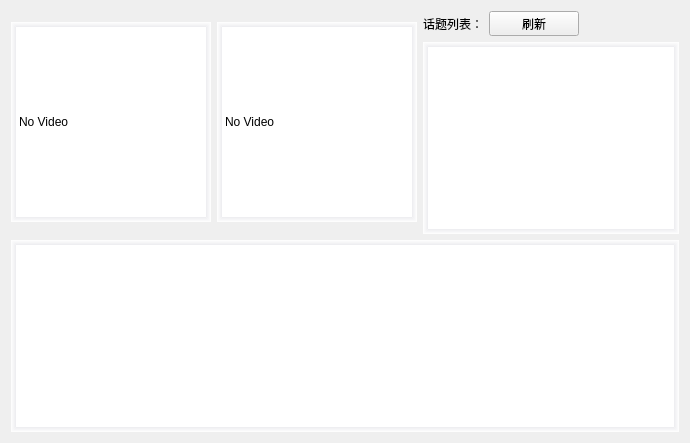
            <widget class="QWidget" name="page_5">
             <layout class="QVBoxLayout" name="verticalLayout_9">
              <item>
               <layout class="QVBoxLayout" name="verticalLayout_4">
                <item>
                 <layout class="QHBoxLayout" name="horizontalLayout_9">
                  <item>
                   <layout class="QVBoxLayout" name="verticalLayout_11">
                    <item>
                     <widget class="QLabel" name="label_video2">
                      <property name="minimumSize">
                       <size>
                        <width>200</width>
                        <height>195</height>
                       </size>
                      </property>
                      <property name="maximumSize">
                       <size>
                        <width>200</width>
                        <height>200</height>
                       </size>
                      </property>
                      <property name="styleSheet">
                       <string notr="true">QLabel{
border-top: 5px solid qlineargradient(y0:0, y1:1,stop: 0 #ececef, stop: 1 white);
border-left: 5px solid qlineargradient(x0:0, x1:1,stop: 0 #ececef, stop: 1 white);
 border-bottom: 5px solid qlineargradient(y0:0, y1:1,stop: 0 white, stop: 1  #ececef);
border-right: 5px solid qlineargradient(x0:0, x1:1,stop:  0 white, stop: 1 #ececef);
background-color: rgb(255,255,255);
}
</string>
                      </property>
                      <property name="text">
                       <string>No Video</string>
                      </property>
                     </widget>
                    </item>
                   </layout>
                  </item>
                  <item>
                   <layout class="QVBoxLayout" name="verticalLayout_19">
                    <item>
                     <widget class="QLabel" name="label_video3">
                      <property name="minimumSize">
                       <size>
                        <width>200</width>
                        <height>200</height>
                       </size>
                      </property>
                      <property name="maximumSize">
                       <size>
                        <width>200</width>
                        <height>200</height>
                       </size>
                      </property>
                      <property name="styleSheet">
                       <string notr="true">QLabel{
border-top: 5px solid qlineargradient(y0:0, y1:1,stop: 0 #ececef, stop: 1 white);
border-left: 5px solid qlineargradient(x0:0, x1:1,stop: 0 #ececef, stop: 1 white);
 border-bottom: 5px solid qlineargradient(y0:0, y1:1,stop: 0 white, stop: 1  #ececef);
border-right: 5px solid qlineargradient(x0:0, x1:1,stop:  0 white, stop: 1 #ececef);
background-color: rgb(255,255,255);
}
</string>
                      </property>
                      <property name="text">
                       <string>No Video</string>
                      </property>
                     </widget>
                    </item>
                   </layout>
                  </item>
                  <item>
                   <layout class="QVBoxLayout" name="verticalLayout_20">
                    <item>
                     <layout class="QHBoxLayout" name="horizontalLayout_15">
                      <item>
                       <widget class="QLabel" name="label_29">
                        <property name="maximumSize">
                         <size>
                          <width>90</width>
                          <height>30</height>
                         </size>
                        </property>
                        <property name="text">
                         <string>话题列表：</string>
                        </property>
                       </widget>
                      </item>
                      <item>
                       <widget class="QPushButton" name="refreash_topic_btn">
                        <property name="minimumSize">
                         <size>
                          <width>90</width>
                          <height>25</height>
                         </size>
                        </property>
                        <property name="maximumSize">
                         <size>
                          <width>90</width>
                          <height>25</height>
                         </size>
                        </property>
                        <property name="cursor">
                         <cursorShape>ArrowCursor</cursorShape>
                        </property>
                        <property name="styleSheet">
                         <string notr="true"/>
                        </property>
                        <property name="text">
                         <string>刷新</string>
                        </property>
                        <property name="icon">
                         <iconset resource="../resource/images.qrc">
                          <normaloff>:/images/refreash.png</normaloff>:/images/refreash.png</iconset>
                        </property>
                       </widget>
                      </item>
                      <item>
                       <spacer name="horizontalSpacer_4">
                        <property name="orientation">
                         <enum>Qt::Horizontal</enum>
                        </property>
                        <property name="sizeHint" stdset="0">
                         <size>
                          <width>40</width>
                          <height>20</height>
                         </size>
                        </property>
                       </spacer>
                      </item>
                     </layout>
                    </item>
                    <item>
                     <widget class="QListWidget" name="topic_listWidget">
                      <property name="styleSheet">
                       <string notr="true">QListWidget{
border-top: 5px solid qlineargradient(y0:0, y1:1,stop: 0 #ececef, stop: 1 white);
border-left: 5px solid qlineargradient(x0:0, x1:1,stop: 0 #ececef, stop: 1 white);
 border-bottom: 5px solid qlineargradient(y0:0, y1:1,stop: 0 white, stop: 1  #ececef);
border-right: 5px solid qlineargradient(x0:0, x1:1,stop:  0 white, stop: 1 #ececef);
background-color: rgb(255,255,255);
}
</string>
                      </property>
                     </widget>
                    </item>
                   </layout>
                  </item>
                 </layout>
                </item>
                <item>
                 <widget class="QListView" name="view_logging">
                  <property name="minimumSize">
                   <size>
                    <width>300</width>
                    <height>0</height>
                   </size>
                  </property>
                  <property name="maximumSize">
                   <size>
                    <width>12312312</width>
                    <height>12312312</height>
                   </size>
                  </property>
                  <property name="styleSheet">
                   <string notr="true">QListView{
border-top: 5px solid qlineargradient(y0:0, y1:1,stop: 0 #ececef, stop: 1 white);
border-left: 5px solid qlineargradient(x0:0, x1:1,stop: 0 #ececef, stop: 1 white);
 border-bottom: 5px solid qlineargradient(y0:0, y1:1,stop: 0 white, stop: 1  #ececef);
border-right: 5px solid qlineargradient(x0:0, x1:1,stop:  0 white, stop: 1 #ececef);
background-color: rgb(255,255,255);
}
</string>
                  </property>
                 </widget>
                </item>
               </layout>
              </item>
             </layout>
            </widget>
